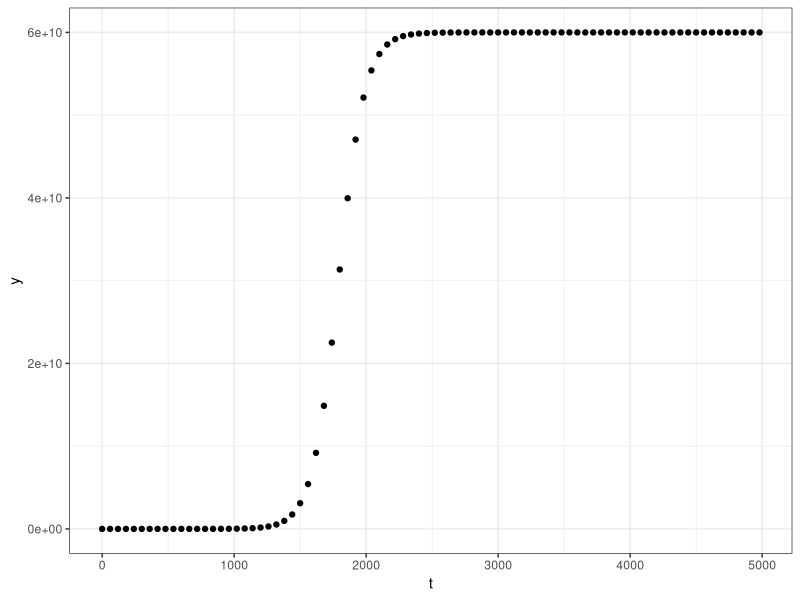
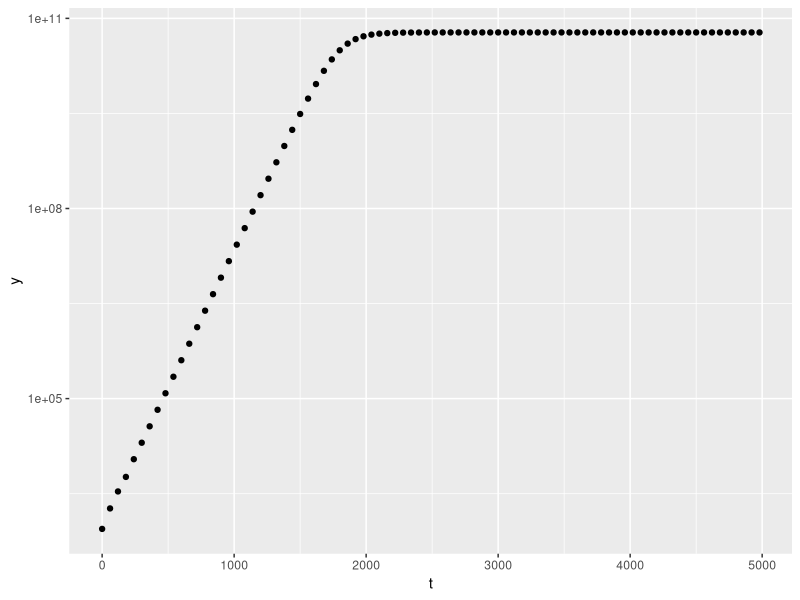

Source code (R) for these figures, in order:
#Script to plot the logistic growth data

growth_data <- read.csv("experiment 1.csv")

install.packages("ggplot2")
library(ggplot2)

ggplot(aes(t,N), data = growth_data ) +
  
  geom_point() +
  
  xlab("t") +
  
  ylab("y") +
  
  theme_bw()

ggplot(aes(t,N), data = growth_data) +
  
  geom_point() +
  
  xlab("t") +
  
  ylab("y") +
  
  scale_y_continuous(trans='log10')
